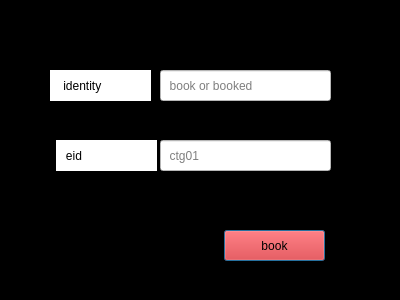
<?xml version="1.0" encoding="UTF-8"?>
<ui version="4.0">
 <class>resortbooksajeckDialog</class>
 <widget class="QDialog" name="resortbooksajeckDialog">
  <property name="geometry">
   <rect>
    <x>0</x>
    <y>0</y>
    <width>400</width>
    <height>300</height>
   </rect>
  </property>
  <property name="windowTitle">
   <string>Dialog</string>
  </property>
  <property name="styleSheet">
   <string notr="true">background:rgb(0, 0, 0)</string>
  </property>
  <widget class="QLabel" name="label_identityressajeck">
   <property name="geometry">
    <rect>
     <x>50</x>
     <y>70</y>
     <width>101</width>
     <height>31</height>
    </rect>
   </property>
   <property name="styleSheet">
    <string notr="true">font: 75 10pt &quot;MS Shell Dlg 2&quot;;
background:rgb(255, 255, 255)</string>
   </property>
   <property name="text">
    <string>    identity</string>
   </property>
  </widget>
  <widget class="QLineEdit" name="lineEdit_eidressajeck">
   <property name="geometry">
    <rect>
     <x>160</x>
     <y>140</y>
     <width>171</width>
     <height>31</height>
    </rect>
   </property>
   <property name="styleSheet">
    <string notr="true">font: 75 10pt &quot;MS Shell Dlg 2&quot;;
background:rgb(255, 255, 255)</string>
   </property>
   <property name="placeholderText">
    <string>  ctg01</string>
   </property>
  </widget>
  <widget class="QLineEdit" name="lineEdit_identityressajeck">
   <property name="geometry">
    <rect>
     <x>160</x>
     <y>70</y>
     <width>171</width>
     <height>31</height>
    </rect>
   </property>
   <property name="styleSheet">
    <string notr="true">font: 75 10pt &quot;MS Shell Dlg 2&quot;;
background:rgb(255, 255, 255)</string>
   </property>
   <property name="placeholderText">
    <string>  book or booked</string>
   </property>
  </widget>
  <widget class="QPushButton" name="pushButton_identityressajeck">
   <property name="geometry">
    <rect>
     <x>224</x>
     <y>230</y>
     <width>101</width>
     <height>31</height>
    </rect>
   </property>
   <property name="styleSheet">
    <string notr="true">font: 75 12pt &quot;MS Shell Dlg 2&quot;;
background:rgb(255, 0, 0)</string>
   </property>
   <property name="text">
    <string>book</string>
   </property>
  </widget>
  <widget class="QLabel" name="label_eidressajeck">
   <property name="geometry">
    <rect>
     <x>56</x>
     <y>140</y>
     <width>101</width>
     <height>31</height>
    </rect>
   </property>
   <property name="styleSheet">
    <string notr="true">font: 75 10pt &quot;MS Shell Dlg 2&quot;;
background:rgb(255, 255, 255)</string>
   </property>
   <property name="text">
    <string>   eid</string>
   </property>
  </widget>
 </widget>
 <resources/>
 <connections/>
</ui>
